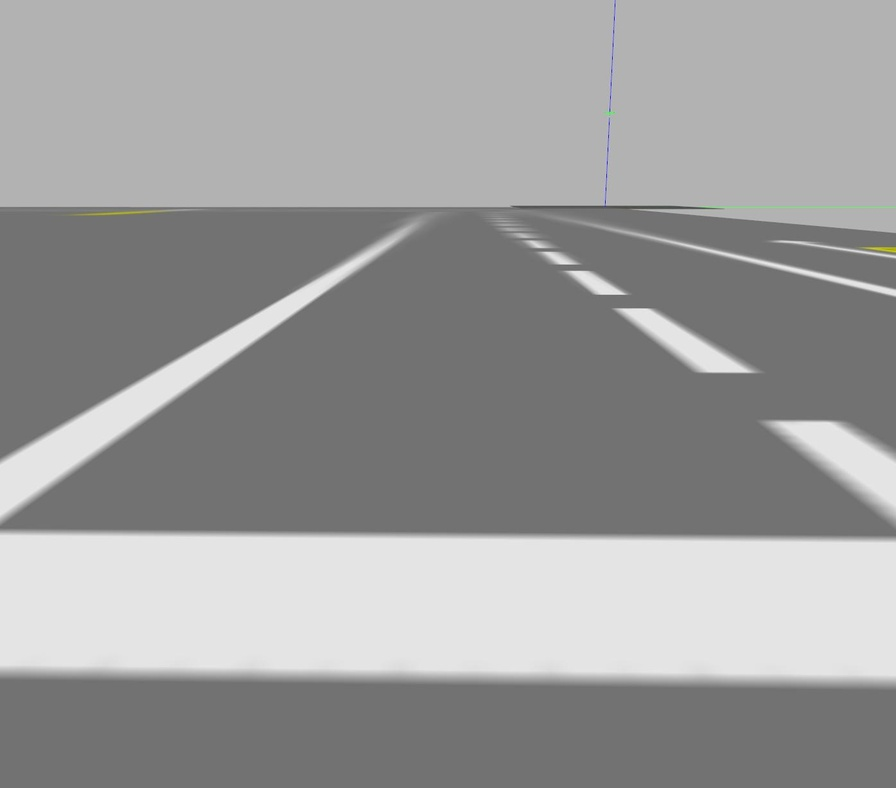
#> input picture ros2_term_project/worlds/sample.jpg, 896 x 788 px, shrunk from 1395 x 1227 before the run
$ python line_tracker.py
#> lines starting #> are read from the running program, lines starting #| are printed output that depends on the picture; after the words box and inside, x2 and y2 are one past the last pixel; in counts of white or black regions, pixels touching at a corner belong together
import cv2
import numpy as np
import time


class LineTracker:
    def __init__(self):
        self._delta = 0.0  # 차량 중심과 차선 중심의 거리
        self._invasion = 0  # 차선 침범 횟수 초기화
        self.prev_center = None  # 이전 중앙값
        self.prev_right_cx = None  # 이전 오른쪽 차선 중앙값
        self.prev_left_cx = None  # 이전 왼쪽 차선 중앙값

    def process(self, img: np.ndarray) -> None:
        h, w, _ = img.shape

        # 흰색 차선 마스크 생성
        hsv = cv2.cvtColor(img, cv2.COLOR_BGR2HSV)
        lower_white = np.array([0, 0, 200])
        upper_white = np.array([180, 25, 255])
        msk = cv2.inRange(hsv, lower_white, upper_white)

        # 동적 ROI 설정 (상단 1/3, 하단 5/6)
        roi_top = int(h * 1 / 3)
        roi_bottom = int(h * 5 / 6)
        roi_mask = np.zeros_like(msk)
        roi_mask[roi_top:roi_bottom, :] = 1
        msk = cv2.bitwise_and(msk, msk, mask=roi_mask)

        # Hough Transform으로 차선 감지
        lines = cv2.HoughLinesP(msk, 1, np.pi / 180, threshold=90, minLineLength=60, maxLineGap=40)

        left_line_xs = []
        right_line_xs = []

        if lines is not None:
            for line in lines:
                for x1, y1, x2, y2 in line:
                    if x1 < w / 2 and x2 < w / 2:  # 왼쪽 차선
                        left_line_xs.extend([x1, x2])
                    elif x1 > w / 2 and x2 > w / 2:  # 오른쪽 차선
                        right_line_xs.extend([x1, x2])

        # 차선 중앙 계산
        left_cx = np.mean(left_line_xs) if left_line_xs else self.prev_left_cx
        right_cx = np.mean(right_line_xs) if right_line_xs else self.prev_right_cx
        lane_center = None

        if left_cx and right_cx:
            # 두 차선 모두 감지된 경우
            lane_center = (left_cx + right_cx) / 2
            self.prev_left_cx = left_cx
            self.prev_right_cx = right_cx
        elif right_cx:
            # 오른쪽 차선만 감지된 경우
            lane_center = right_cx - (right_cx - w / 2) / 2
            self.prev_right_cx = right_cx
        elif left_cx:
            # 왼쪽 차선만 감지된 경우
            lane_center = left_cx + (w / 2 - left_cx) / 2
            self.prev_left_cx = left_cx
        else:
            # 차선이 전혀 감지되지 않을 경우
            lane_center = self.prev_center if self.prev_center else w / 2

        # 이전 중앙값 업데이트
        self.prev_center = lane_center

        # delta 계산
        self._delta = lane_center - w / 2

        # 차선 침범 판단 (해상도 비율 기반)
        threshold = 0.1 * w  # 이미지 너비의 10% 기준
        if abs(self._delta) > threshold:
            self._invasion += 1

        # 시각화
        self.visualize(img, left_cx, right_cx, lane_center, h, roi_top)

        # 디버깅 화면 출력
        # cv2.imshow("Camera View", img)
        # cv2.imshow("Mask View", msk)
        # cv2.waitKey(1)

    def visualize(self, img, left_cx, right_cx, lane_center, h, roi_top):
        """시각화 함수: 차선 및 차선 중앙 시각화"""
        if left_cx:
            cv2.line(img, (int(left_cx), h), (int(left_cx), roi_top), (255, 0, 0), 5)  # 파란선
        if right_cx:
            cv2.line(img, (int(right_cx), h), (int(right_cx), roi_top), (0, 255, 0), 5)  # 초록선
        if lane_center:
            cv2.circle(img, (int(lane_center), int(h * 3 / 4)), 10, (0, 0, 255), -1)  # 빨간 원

    @property
    def delta(self):
        return self._delta

    @property
    def invasion_count(self):
        return self._invasion


# 테스트 코드
def main():
    tracker = LineTracker()

    # 이미지 로딩 한 번만 진행
    img = cv2.imread('../worlds/sample.jpg')
#> img is the input picture: shape (788, 896, 3); mean B, G, R 155.6, 155.7, 155.6
    for i in range(100):
        tracker.process(img)
        time.sleep(0.1)
#> this loop made 100 passes
#> pass 1, in process, `msk = cv2.inRange(hsv, lower_white, upper_white)`:
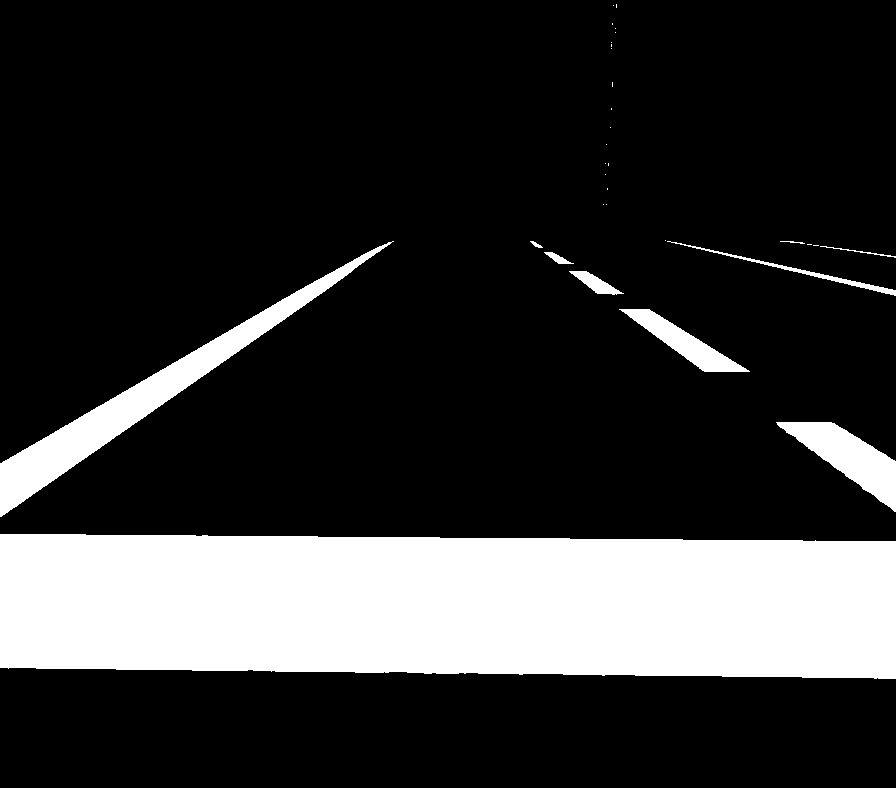
#> msk: shape (788, 896); 20.1% white; 31 white regions (21 under 20 px), largest, box (x1, y1, x2, y2) and area: (0, 534, 896, 679) 121720, (0, 241, 394, 517) 12078, (776, 422, 896, 512) 4312
#> pass 1, in process, `msk = cv2.bitwise_and(msk, msk, mask=roi_mask)`:
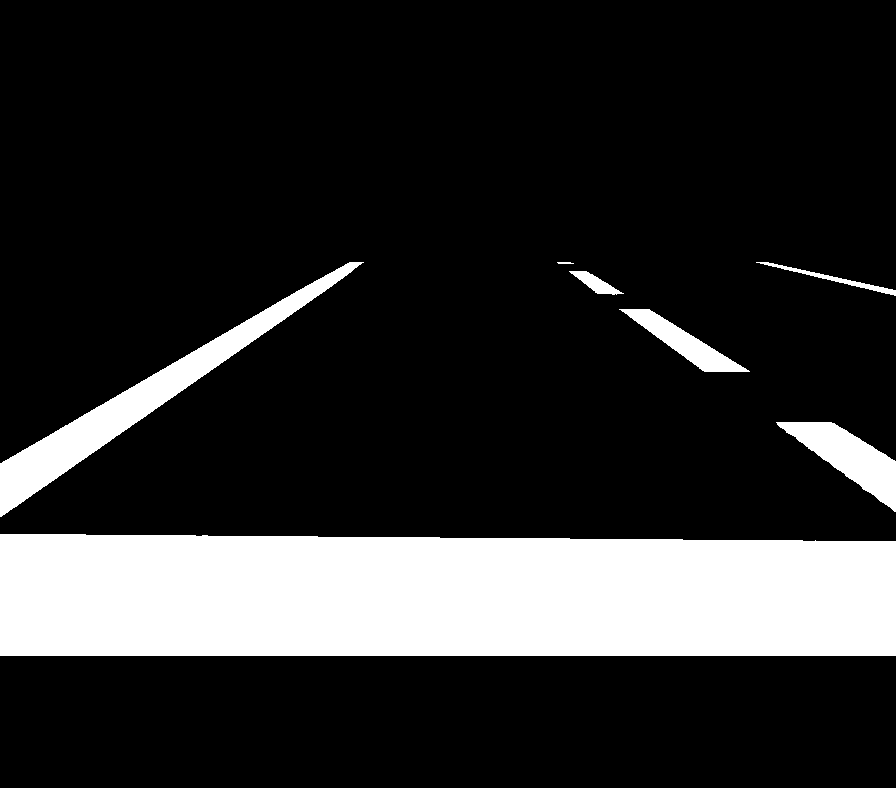
#> msk: shape (788, 896); 17.8% white; 7 white regions, largest, box (x1, y1, x2, y2) and area: (0, 534, 896, 656) 106143, (0, 262, 364, 517) 11875, (776, 422, 896, 512) 4312
#> after the loop:
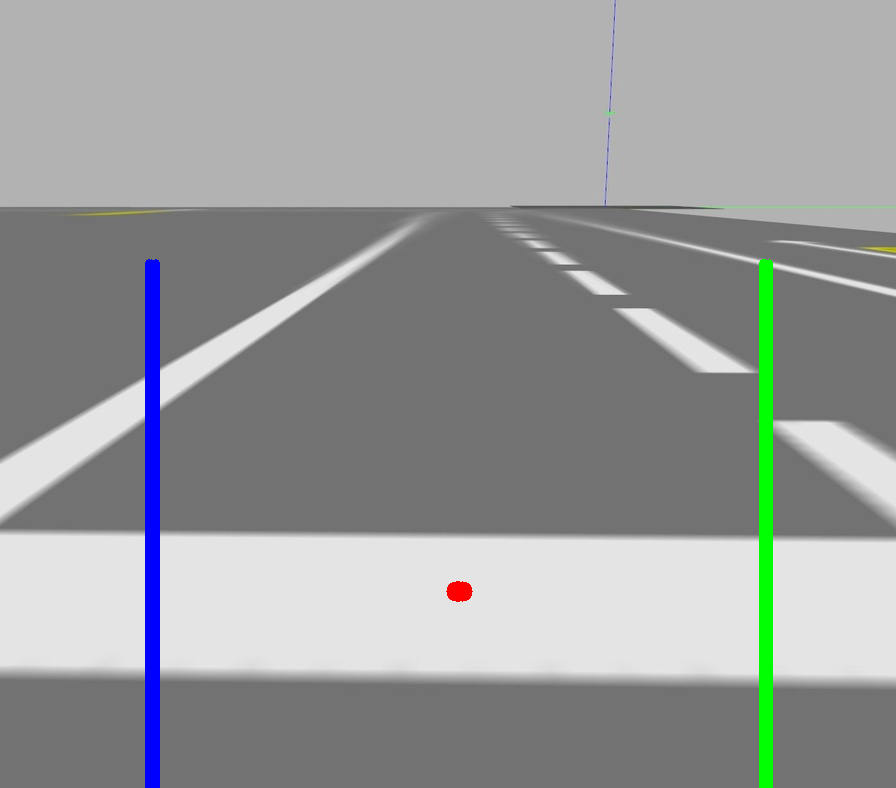
#> img: shape (788, 896, 3); 2.23% of pixels changed, all inside (x1, y1, x2, y2) = (145, 259, 773, 788)

if __name__ == '__main__':
    main()

$ run again, with ros2_term_project/worlds/end_line.jpg copied over ros2_term_project/worlds/sample.jpg
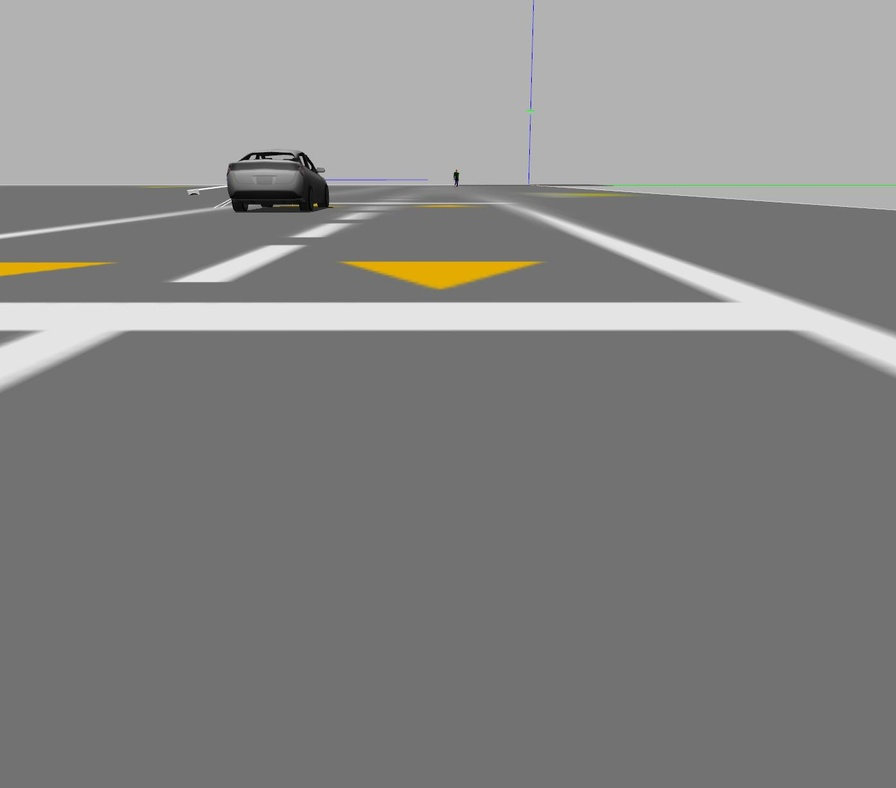
#> input picture ros2_term_project/worlds/end_line.jpg, 896 x 788 px, shrunk from 1395 x 1227 before the run
#> in main, img is the input picture: shape (788, 896, 3); mean B, G, R 134.1, 135, 135.3
#> the loop in main, `for i in range(100):` made 100 passes
#> pass 1, in process, `msk = cv2.inRange(hsv, lower_white, upper_white)`:
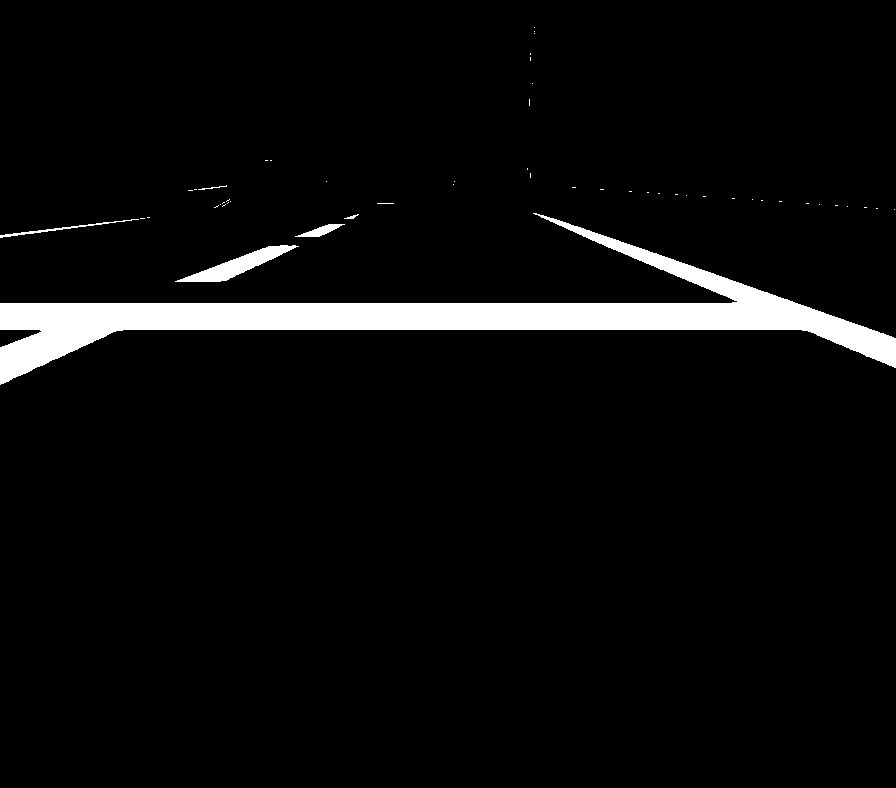
#> msk: shape (788, 896); 4.6% white; 51 white regions (45 under 20 px), largest, box (x1, y1, x2, y2) and area: (0, 213, 896, 385) 30181, (175, 245, 299, 282) 1460, (0, 219, 139, 238) 278, (295, 224, 345, 237) 276, (198, 185, 227, 190) 36, (344, 214, 359, 219) 31
#> after the loop in main, `for i in range(100):`:
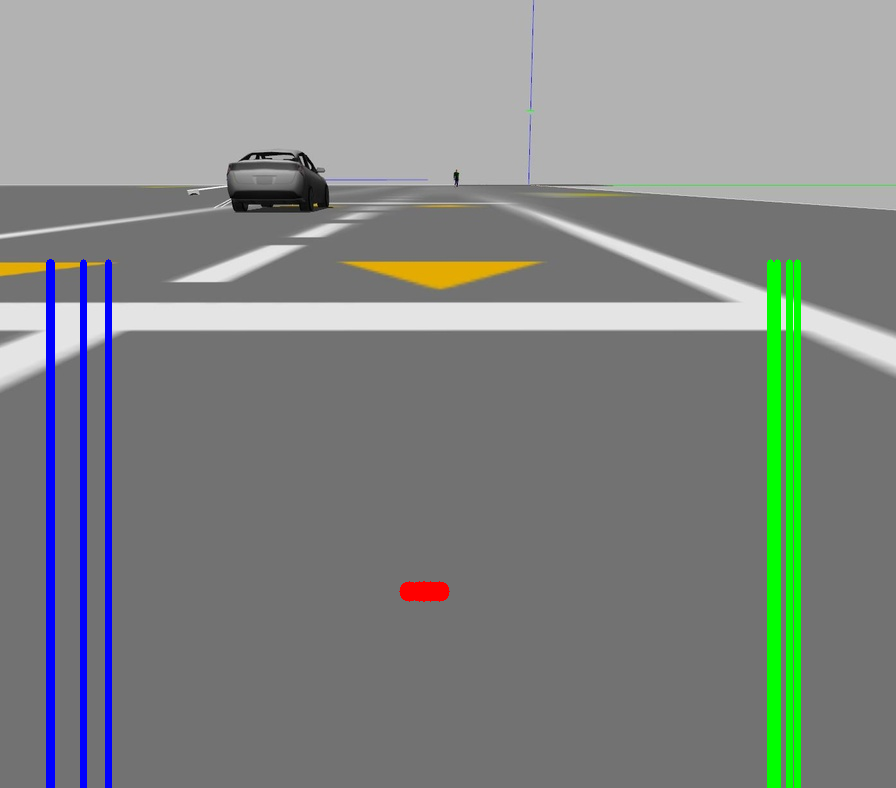
#> img: shape (788, 896, 3); 3.94% of pixels changed, all inside (x1, y1, x2, y2) = (46, 259, 801, 788)

$ run again, with ros2_term_project/worlds/ros2_car_track.png saved as ros2_term_project/worlds/sample.jpg
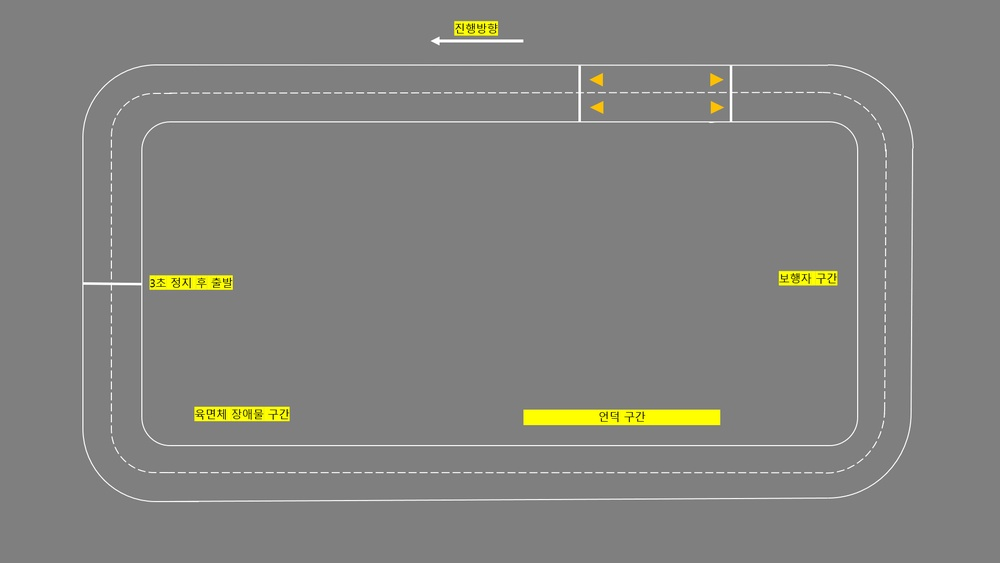
#> input picture ros2_term_project/worlds/ros2_car_track.png, 1000 x 563 px, shrunk from 2002 x 1127 before the run
#> in main, img is the input picture: shape (563, 1000, 3); mean B, G, R 126.9, 129.8, 129.9
#> the loop in main, `for i in range(100):` made 100 passes
#> pass 1, in process, `msk = cv2.inRange(hsv, lower_white, upper_white)`:
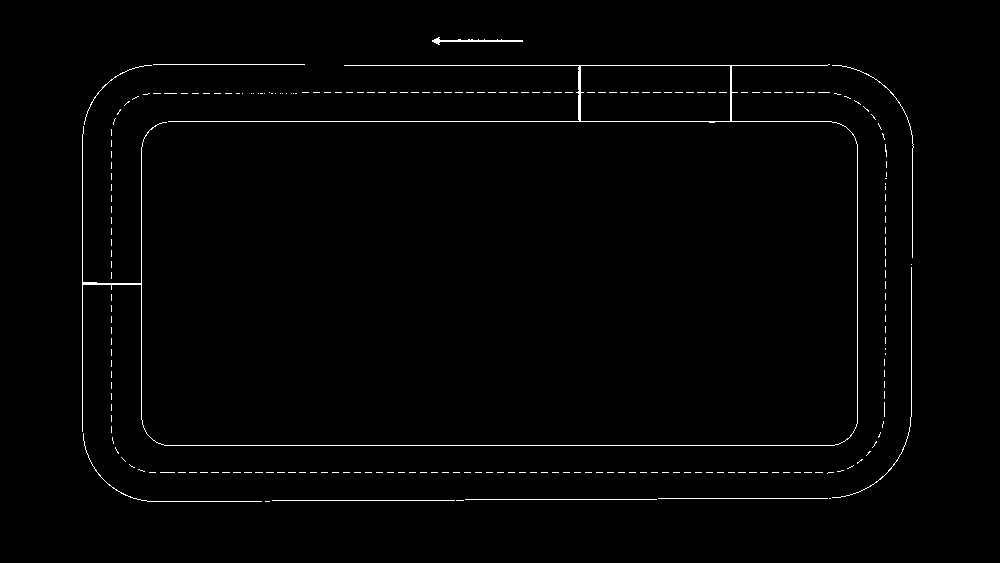
#> msk: shape (563, 1000); 1.1% white in thin lines or dots, all inside (x1, y1, x2, y2) = (82, 37, 914, 502)
#> after the loop in main, `for i in range(100):`:
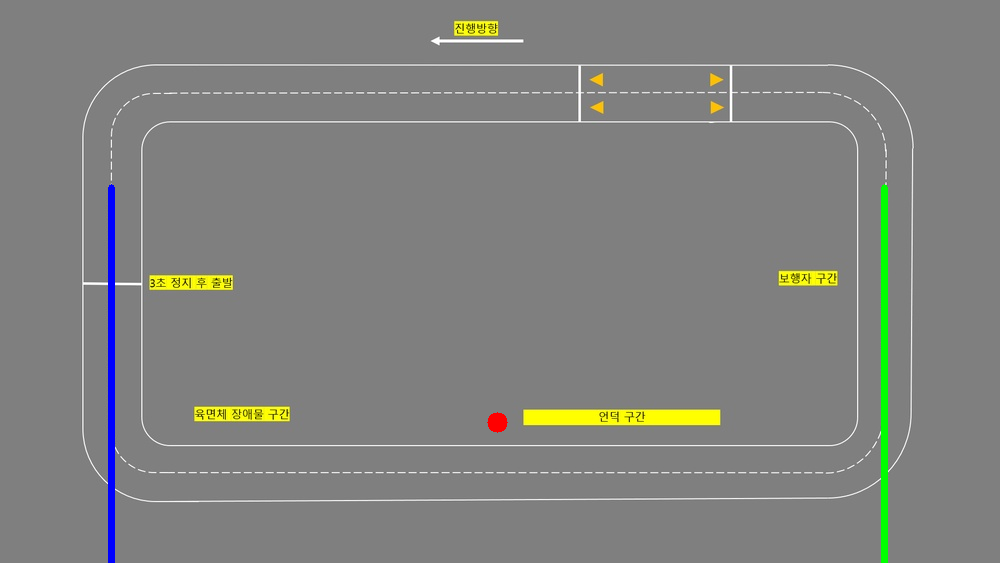
#> img: shape (563, 1000, 3); 1% of pixels changed, all inside (x1, y1, x2, y2) = (108, 184, 888, 563)
